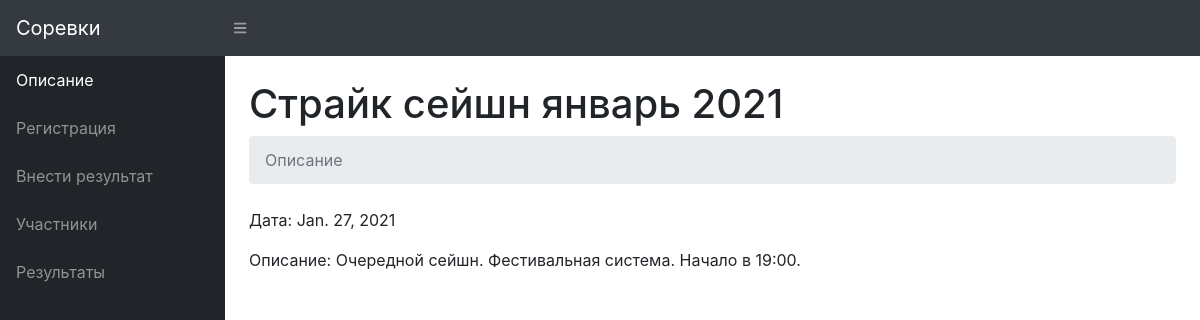
The page /e/1/ on the database its author committed.
### events/models.py (models this page shows)
class Event(models.Model):
    title = models.CharField(max_length=128)
    date = models.DateField(null=True)
    poster = models.ImageField(upload_to=settings.MEDIA_POSTERS_DIR, blank=True, null=True)
    description = models.TextField(null=True)
    routes_num = models.IntegerField(null=True)
    is_published = models.BooleanField(default=False)
    is_registration_open = models.BooleanField(default=False)
    is_results_allowed = models.BooleanField(default=False)
    is_enter_result_allowed = models.BooleanField(default=False)
    is_count_only_entered_results = models.BooleanField(default=False)
    SCORE_SIMPLE_SUM = 'SUM'
    SCORE_PROPORTIONAL = 'PROP'
    SCORE_TYPE = [
        (SCORE_SIMPLE_SUM, 'Сумма баллов'),
        (SCORE_PROPORTIONAL, 'От кол-ва пролазов'),
    ]
    score_type = models.CharField(max_length=4, choices=SCORE_TYPE, default=SCORE_SIMPLE_SUM)
    flash_points = models.IntegerField(default=100)
    redpoint_points = models.IntegerField(default=80)

### events/views.py (the view)
# urls.py: path('e/<int:event_id>/', views.EventView.as_view(), name='event'),
class EventView(views.View):
    @staticmethod
    def get(request, event_id):
        event = Event.objects.get(id=event_id)
        return render(
            request=request,
            template_name='events/event.html',
            context={
                'event': event,
            }
        )

### events/templates/events/event.html
{% extends 'events/event-base.html' %}
{% block title %}
Описание
{% endblock %}
{% block content %}
{% if event.is_published %}
<p>Дата: {{ event.date }}</p>
<p>Описание: {{ event.description }}</p>
{% else %}
  {% include 'events/snippet-card-banner.html' with message='Событие не опубликовано!' %}
{% endif %}
{% endblock %}

### events/templates/events/event-base.html
{% extends 'events/base.html' %}
{% block container %}
<h1 class="mt-4">{{ event.title }}</h1>
<ol class="breadcrumb mb-4">
  <li class="breadcrumb-item active">
    {% block title %} {% endblock %}
  </li>
</ol>
<section class="tab-pane fade show active">
  {% block content %} {% endblock %}
</section>
{% endblock %}

### rows shown on the page
Event: title "Страйк сейшн январь 2021", date "Jan. 27, 2021", description "Очередной сейшн. Фестивальная система. Начало в 19:00."
